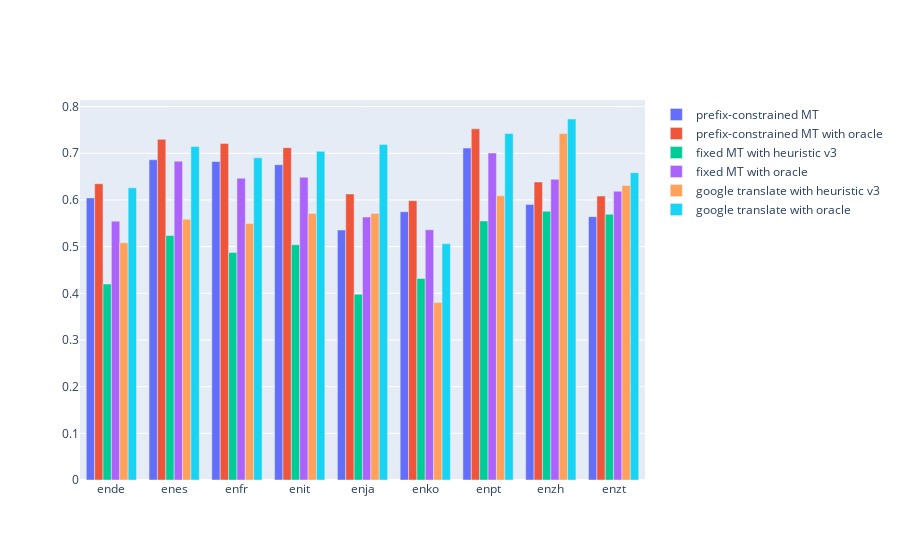

Notebook cell for this chart:
### Code cell
# noexport

import plotly.graph_objects as go

fig = go.Figure(data=[
    #go.Bar(name='no MT, 5 src syn for each word', x=langpair_list, y=[langpair_to_num_src_trg_synonyms_nomt_to_accuracy[lang][(5, 0)] for lang in langpair_list]),
    go.Bar(name='prefix-constrained MT', x=langpair_list, y=[lang_to_baseline_accuracy[lang] for lang in langpair_list]),
    #go.Bar(name='prefix-constrained MT, plus 5 src syn for each word', x=langpair_list, y=[langpair_to_num_src_trg_synonyms_prefix_nextword_to_accuracy[lang][(5,0)] for lang in langpair_list]),
    #go.Bar(name='prefix-constrained MT, plus 5 trg syn for *next* word', x=langpair_list, y=[langpair_to_num_src_trg_synonyms_prefix_nextword_to_accuracy[lang][(0,5)] for lang in langpair_list]),
    #go.Bar(name='prefix-constrained MT, plus 5 src syn for each word + 5 trg syn for each word', x=langpair_list, y=[langpair_to_num_src_trg_synonyms_prefix_oracle_allsyn_to_accuracy[lang][(5,5)] for lang in langpair_list]),
    go.Bar(name='prefix-constrained MT with oracle', x=langpair_list, y=[lang_to_baseline_accuracy_with_oracle[lang] for lang in langpair_list]),
    #go.Bar(name='prefix-constrained MT with oracle, plus 5 src syn for each word', x=langpair_list, y=[langpair_to_num_src_trg_synonyms_prefix_oracle_to_accuracy[lang][(5,0)] for lang in langpair_list]),
    #go.Bar(name='prefix-constrained MT with oracle, plus 5 trg syn for *next* word', x=langpair_list, y=[langpair_to_num_src_trg_synonyms_prefix_oracle_to_accuracy[lang][(0,5)] for lang in langpair_list]),
    #go.Bar(name='prefix-constrained MT with oracle, plus 5 src syn for each word + 5 trg syn for each word', x=langpair_list, y=[langpair_to_num_src_trg_synonyms_prefix_oracle_allsyn_to_accuracy[lang][(5,5)] for lang in langpair_list]),
    go.Bar(name='fixed MT with heuristic v3', x=langpair_list, y=[langpair_to_lilt_fixedmt_heuristic_v3_accuracy[lang] for lang in langpair_list]),
    go.Bar(name='fixed MT with oracle', x=langpair_list, y=[langpair_to_oracle_accuracy[lang] for lang in langpair_list]),
    #go.Bar(name='fixed MT with oracle, plus 5 src syn for each word', x=langpair_list, y=[langpair_to_num_src_trg_synonyms_to_accuracy[lang][(5,0)] for lang in langpair_list]),
    #go.Bar(name='fixed MT with oracle, plus 5 trg syn for each word', x=langpair_list, y=[langpair_to_num_src_trg_synonyms_to_accuracy[lang][(0,5)] for lang in langpair_list]),
    #go.Bar(name='fixed MT with oracle, plus 5 src syn + 5 trg syn for each word', x=langpair_list, y=[langpair_to_num_src_trg_synonyms_to_accuracy[lang][(5,5)] for lang in langpair_list]),
    #go.Bar(name='google translate with oracle', x=langpair_list, y=[lang_to_google_translate_accuracy_with_oracle[lang] for lang in langpair_list]),
    go.Bar(name='google translate with heuristic v3', x=langpair_list, y=[langpair_to_google_heuristic_v3_accuracy[lang] for lang in langpair_list]),
    go.Bar(name='google translate with oracle', x=langpair_list, y=[langpair_to_num_src_trg_synonyms_googtrans_to_accuracy[lang][(0,0)] for lang in langpair_list]),
    #go.Bar(name='google translate with oracle, plus 5 src syn for each word', x=langpair_list, y=[langpair_to_num_src_trg_synonyms_googtrans_to_accuracy[lang][(5,0)] for lang in langpair_list]),
    #go.Bar(name='google translate with oracle, plus 5 trg syn for each word', x=langpair_list, y=[langpair_to_num_src_trg_synonyms_googtrans_to_accuracy[lang][(0,5)] for lang in langpair_list]),
    #go.Bar(name='google translate with oracle, plus 5 src syn + 5 trg syn for each word', x=langpair_list, y=[langpair_to_num_src_trg_synonyms_googtrans_to_accuracy[lang][(5,5)] for lang in langpair_list]),
])
# Change the bar mode
fig.update_layout(barmode='group')
fig.show()

### Figure 1 — Plotly figure (JSON) as saved in the notebook; plotly's stock layout.template omitted (floating-point values rounded to 4 significant figures)
{"data": [{"name": "prefix-constrained MT", "type": "bar", "x": ["ende", "enes", "enfr", "enit", "enja", "enko", "enpt", "enzh", "enzt"], "y": [0.6045, 0.6861, 0.6825, 0.6756, 0.5356, 0.5749, 0.7112, 0.5905, 0.5643]}, {"name": "prefix-constrained MT with oracle", "type": "bar", "x": ["ende", "enes", "enfr", "enit", "enja", "enko", "enpt", "enzh", "enzt"], "y": [0.6348, 0.7301, 0.7209, 0.7121, 0.6129, 0.5985, 0.7524, 0.6386, 0.6083]}, {"name": "fixed MT with heuristic v3", "type": "bar", "x": ["ende", "enes", "enfr", "enit", "enja", "enko", "enpt", "enzh", "enzt"], "y": [0.4198, 0.5238, 0.4875, 0.5041, 0.3981, 0.4318, 0.555, 0.5759, 0.5693]}, {"name": "fixed MT with oracle", "type": "bar", "x": ["ende", "enes", "enfr", "enit", "enja", "enko", "enpt", "enzh", "enzt"], "y": [0.5545, 0.6831, 0.6465, 0.6487, 0.5635, 0.5362, 0.7005, 0.6442, 0.6186]}, {"name": "google translate with heuristic v3", "type": "bar", "x": ["ende", "enes", "enfr", "enit", "enja", "enko", "enpt", "enzh", "enzt"], "y": [0.5082, 0.5589, 0.5497, 0.5712, 0.5712, 0.3801, 0.6091, 0.7423, 0.6309]}, {"name": "google translate with oracle", "type": "bar", "x": ["ende", "enes", "enfr", "enit", "enja", "enko", "enpt", "enzh", "enzt"], "y": [0.6262, 0.7148, 0.6903, 0.7042, 0.7189, 0.5063, 0.7423, 0.7735, 0.6584]}], "layout": {"barmode": "group"}}
